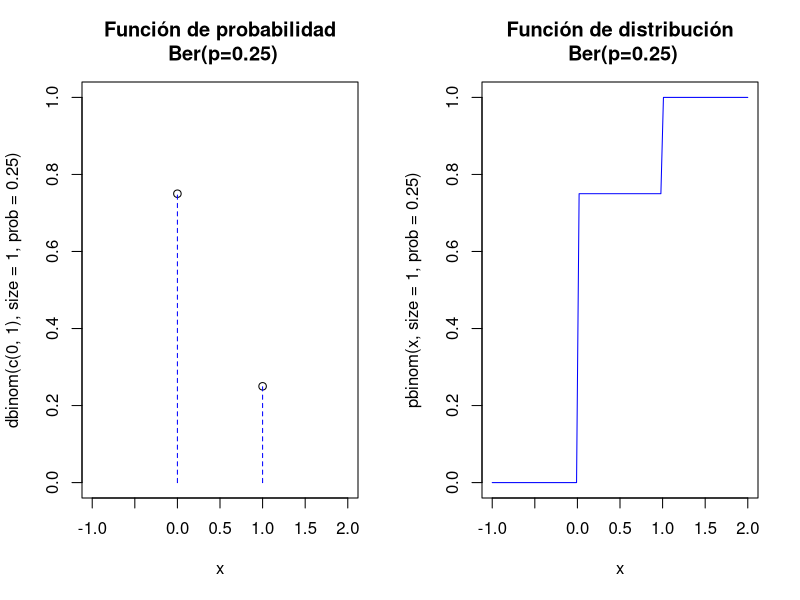

The R source for this figure: (Note: this script raises an error after producing the figure.)
## ---- chunk 1
knitr::opts_chunk$set(echo = TRUE)
## ---- chunk 2
dbinom(0,size=1,prob=0.25)
dbinom(1,size=1,prob=0.25)
rbinom(n=20,size = 1,prob=0.25)
## ---- chunk 3
par(mfrow=c(1,2))
plot(x=c(0,1),y=dbinom(c(0,1),size=1,prob=0.25),
     ylim=c(0,1),xlim=c(-1,2),xlab="x",
     main="Función de probabilidad\n Ber(p=0.25)")
lines(x=c(0,0,1,1),y=c(0,0.75,0,0.25), type = "h", lty = 2,col="blue")
curve(pbinom(x,size=1,prob=0.25),
      xlim=c(-1,2),col="blue",
      main="Función de distribución\n Ber(p=0.25)")
par(mfrow=c(1,1))
## ---- chunk 4

#selectInput("n_breaks", label = "Number of bins:",
#             choices = c(10, 20, 35, 50), selected = 20)

sliderInput("p", label = "Probabilidad éxito p:",
              min = 0.01, max = 0.99, value = 0.25, step = 0.01)

renderPlot({
par(mfrow=c(1,2))
plot(x=c(0,1),y=dbinom(c(0,1),size=1,prob=input$p),
     ylim=c(0,1),xlim=c(-1,2),xlab="x",
     main=paste0(c("Función de probabilidad\n
                   Ber(p=",input$p,")"),collapse=""))
lines(x=c(0,0,1,1),y=c(0,1-input$p,0,input$p), type = "h", lty = 2,col="blue")
curve(pbinom(x,size=1,prob=input$p),
      xlim=c(-1,2),col="blue",
       main=paste0(c("Función de distribución\n Ber(p=",input$p,")"),collapse=""))
par(mfrow=c(1,1))
})
## ---- chunk 5
choose(6,5)
## ---- chunk 6
choose(10,5)
## ---- chunk 7
pbinom(0,size=10,prob=0.25)
pbinom(4,size=10,prob=0.25)
## ---- chunk 8
dbinom(0,size=10,prob=0.25)
dbinom(4,size=10,prob=0.25)
## ---- chunk 9
set.seed(8102019)
## ---- chunk 10
rbinom(100,size = 20,prob=0.5)
## ---- chunk 11
par(mfrow=c(1,2))
aux=rep(0,22)
aux[seq(2,22,2)]=dbinom(c(0:10),size=10,prob=0.25)
plot(x=c(0:10),y=dbinom(c(0:10),size=10,prob=0.25),
  ylim=c(0,1),xlim=c(-1,11),xlab="x",
  main="Función de probabilidad\n B(n=10,p=0.25)")
lines(x=rep(0:10,each=2),y=aux, type = "h", lty = 2,col="blue")
curve(pbinom(x,size=10,prob=0.25),
  xlim=c(-1,11),col="blue",
  main="Función de distribución\n B(n=10,p=0.25)")
par(mfrow=c(1,1))
## ---- chunk 12
dgeom(0,prob=0.25)
pgeom(0,prob=0.25)
dgeom(1,prob=0.25)
## ---- chunk 13
pgeom(1,prob=0.25)
rgeom(n=20,prob=0.25)
## ---- chunk 14
par(mfrow=c(1,2))
plot(x=c(0:10),y=dgeom(c(0:10),prob=0.25),
  ylim=c(0,1),xlim=c(-1,11),xlab="x",
  main="Función de probabilidad\n Ge(p=0.25)")
curve(pgeom(x,prob=0.25),
  xlim=c(-1,10),col="blue",
  main="Función de distribución\n Ge(p=0.25)")
par(mfrow=c(1,1))
